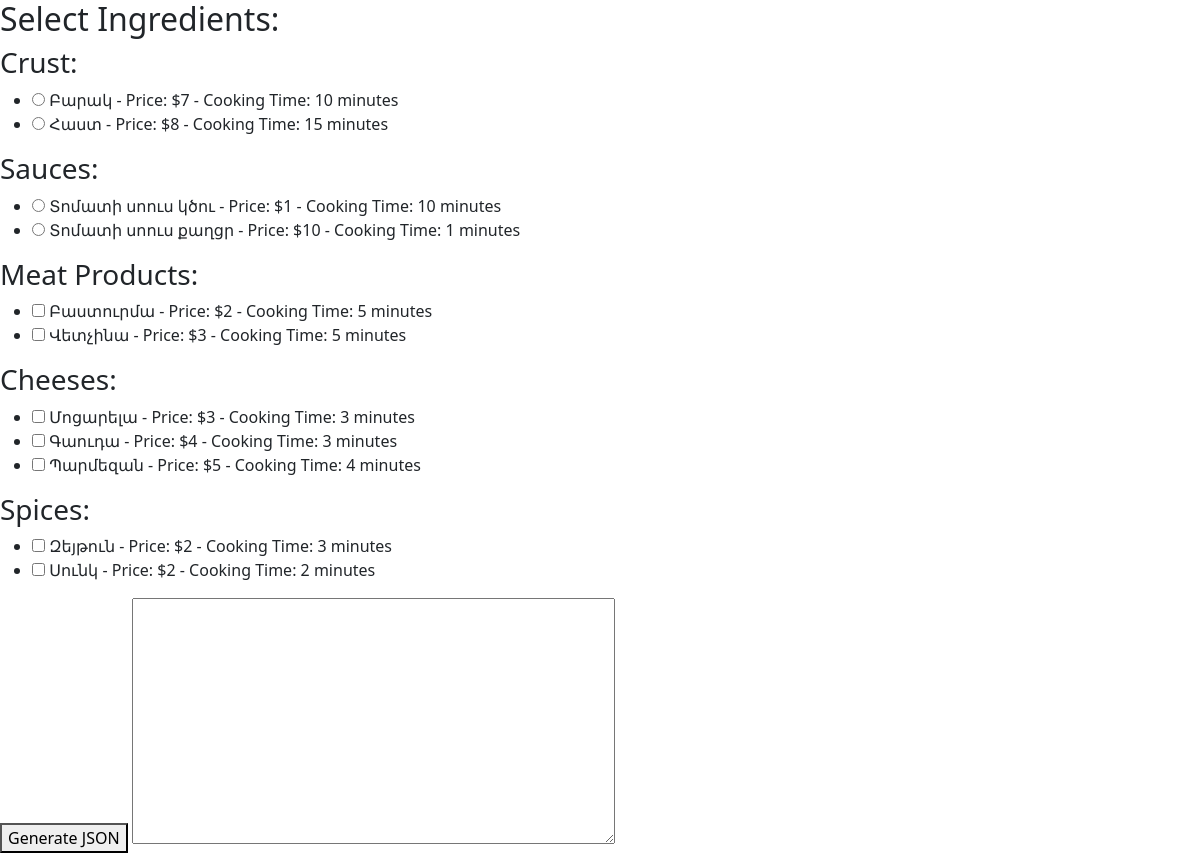
Page /pizza-builder/ on the committed database.
### ingredients/models.py (models this page shows)
class Ingredients(models.Model):
    class Meta:
        db_table = 'ingredient'
        verbose_name = _('Ingredients')
        verbose_name_plural = _('Ingredients')
    id = models.AutoField(primary_key=True)
    name = models.CharField(max_length=50)
    type = models.CharField(max_length=20, choices=IngredientsTypes.choices)
    time = models.IntegerField(default=0)
    price = models.IntegerField(default = 0)

### orders/views.py (the view)
# urls.py: path('pizza-builder/', pizza_builder, name='pizza-builder'),
def pizza_builder(request):
    ingredients = Ingredients.objects.all()  # Получите все ингредиенты из базы данных
    return render(request, 'orders.html', {'ingredients': ingredients})

### orders/templates/orders.html (shortened to what this page needs)
{% load static %}
<!DOCTYPE html>
<html lang="en">
<head>
    <link href="https://cdn.jsdelivr.net/npm/bootstrap@5.0.2/dist/css/bootstrap.min.css" rel="stylesheet">
    <link rel="stylesheet" type="text/css" href="CSS/style.css">
</head>
<body>
    <form id="pizzaForm">
        <h2>Select Ingredients:</h2>
        <div class="ingredient-group">
            <h3>Crust:</h3>
            <ul>
                {% for ingredient in ingredients %}
                    {% if ingredient.type == 'Dough' %}
                        <li>
                            <input type="radio" name="Dough" value="{{ ingredient.id }}">
                            {{ ingredient.name }} - Price: ${{ ingredient.price }} - Cooking Time: {{ ingredient.time }} minutes
                        </li>
                    {% endif %}
                {% endfor %}
            </ul>
        </div>
        <div class="ingredient-group">
            <h3>Sauces:</h3>
            <ul>
                {% for ingredient in ingredients %}
                    {% if ingredient.type == 'Sauce' %}
                        <li>
                            <input type="radio" name="sauce" value="{{ ingredient.id }}">
                            {{ ingredient.name }} - Price: ${{ ingredient.price }} - Cooking Time: {{ ingredient.time }} minutes
                        </li>
                    {% endif %}
                {% endfor %}
            </ul>
        </div>
        <div class="ingredient-group">
            <h3>Meat Products:</h3>
            <ul>
                {% for ingredient in ingredients %}
                    {% if ingredient.type == 'Meat_products' %}
                        <li>
                            <input type="checkbox" name="meat_products" value="{{ ingredient.id }}">
                            {{ ingredient.name }} - Price: ${{ ingredient.price }} - Cooking Time: {{ ingredient.time }} minutes
                        </li>
                    {% endif %}
                {% endfor %}
            </ul>
        </div>
        <div class="ingredient-group">
            <h3>Cheeses:</h3>
            <ul>
                {% for ingredient in ingredients %}
                    {% if ingredient.type == 'Cheese' %}
                        <li>
                            <input type="checkbox" name="Cheese" value="{{ ingredient.id }}">
                            {{ ingredient.name }} - Price: ${{ ingredient.price }} - Cooking Time: {{ ingredient.time }} minutes
                        </li>
                    {% endif %}
                {% endfor %}
            </ul>
        </div>
        <div class="ingredient-group">
            <h3>Spices:</h3>
            <ul>
                {% for ingredient in ingredients %}
                    {% if ingredient.type == 'Spicery' %}
                        <li>
                            <input type="checkbox" name="Spicery" value="{{ ingredient.id }}">
                            {{ ingredient.name }} - Price: ${{ ingredient.price }} - Cooking Time: {{ ingredient.time }} minutes
                        </li>
                    {% endif %}
                {% endfor %}
            </ul>
        </div>
        <button type="button" id="generateJSON">Generate JSON</button>
        <textarea id="jsonOutput" rows="10" cols="50" readonly></textarea>
    </form>
</body>
</html>

### rows in the picture
Ingredients: name "Բարակ", price "7", time "10"
Ingredients: name "Հաստ", price "8", time "15"
Ingredients: name "Տոմատի սոուս կծու", price "1", time "10"
Ingredients: name "Տոմատի սոուս քաղցր", price "10", time "1"
Ingredients: name "Բաստուրմա", price "2", time "5"
Ingredients: name "Վետչինա", price "3", time "5"
Ingredients: name "Մոցարելա", price "3", time "3"
Ingredients: name "Գաուդա", price "4", time "3"
Ingredients: name "Պարմեզան", price "5", time "4"
Ingredients: name "Զեյթուն", price "2", time "3"
Ingredients: name "Սունկ", price "2", time "2"
